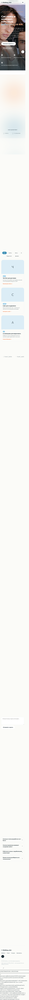
#> input picture site_iphone_test.png, 29 x 1000 px, shrunk from 446 x 15541 before the run
$ python avatar_v4.py ../site_iphone_test.png ../test_viewport.png out.png
#> lines starting #> are read from the running program, lines starting #| are printed output that depends on the picture
#!/usr/bin/env python3
"""Add crisp white text on dark pill background. Uses paste() for opacity."""

from PIL import Image, ImageDraw, ImageFont
import os, sys

def main():
    input_path = sys.argv[1]
    text = sys.argv[2] if len(sys.argv) > 2 else "DJARVIS HELPER"
    output_path = sys.argv[3] if len(sys.argv) > 3 else "avatar_v4.jpg"

    img = Image.open(input_path).convert("RGBA")
    w, h = img.size
#> w = 29; h = 1000
    cx, cy = w // 2, h // 2
#> cx = 14; cy = 500
    radius = min(cx, cy)
#> radius = 14

    # Font size responsive to circle
    font_size = int(radius * 0.17)
#> font_size = 2

    font = None
    for fp in ["/usr/share/fonts/truetype/dejavu/DejaVuSans-Bold.ttf"]:
        if os.path.exists(fp):
            font = ImageFont.truetype(fp, font_size)
            break
    if not font:
        sys.exit("No font")

    # Measure
    tmp = ImageDraw.Draw(Image.new("RGBA", (1,1)))
    bbox = tmp.textbbox((0, 0), text, font=font)
#> bbox = (0, 0, 23, 3)
    tw, th = bbox[2]-bbox[0], bbox[3]-bbox[1]
#> tw = 23; th = 3

    # Scale down if too wide
    max_w = int(radius * 1.4)
#> max_w = 19
    if tw > max_w:
        font_size = int(font_size * max_w / tw)
#> font_size = 1
        font = ImageFont.truetype(fp, font_size)
        bbox = tmp.textbbox((0, 0), text, font=font)
#> bbox = (0, -1, 12, 1)
        tw, th = bbox[2]-bbox[0], bbox[3]-bbox[1]

    print(f"Font: {font_size}px, Text: {tw}x{th}")
#| Font: 1px, Text: 12x2

    # Position inside circle bottom
    text_x = cx - tw // 2
    text_y = cy + int(radius * 0.35)
    text_bottom = text_y + th
    circle_bottom = cy + radius
    if text_bottom > circle_bottom:
        text_y = circle_bottom - th - int(th * 0.3)

    # Create pill texture: dark semi-transparent
    pad_x = int(tw * 0.12)
    pad_y = int(th * 0.6)
    pill_left = text_x - pad_x
    pill_top = text_y - pad_y
    pill_right = text_x + tw + pad_x
    pill_bottom = text_y + th + pad_y
    pill_w = pill_right - pill_left
    pill_h = pill_bottom - pill_top

    # Create pill image with fully opaque dark bg and white text
    pill_img = Image.new("RGBA", (pill_w, pill_h), (0, 0, 0, 0))
    pdraw = ImageDraw.Draw(pill_img)

    # Draw filled rounded rect with alpha 150
    pdraw.rounded_rectangle(
        [(0, 0), (pill_w-1, pill_h-1)],
        radius=int(th * 0.8),
        fill=(0, 0, 0, 150)
    )

    # Draw white text
    text_local_x = pad_x
    text_local_y = pad_y
    pdraw.text((text_local_x, text_local_y), text, fill=(255, 255, 255, 255), font=font)

    # Paste pill onto image using alpha
    img.paste(pill_img, (pill_left, pill_top), pill_img)

    img.convert("RGB").save(output_path, "JPEG", quality=97)
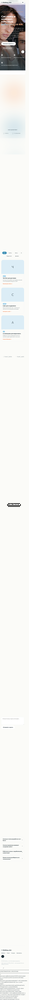
#> saved as out.png: PIL image 29x1000 RGB; mean R, G, B 239.3, 239.3, 236.9
    print(f"Saved: {output_path}")

    # Verify
    check = Image.open(output_path)
    px = check.getpixel((cx, text_y + th//2))
#> px = (104, 104, 102)
    bg = check.getpixel((cx, text_y + th + 10))
#> bg = (251, 252, 247)
    print(f"Text: {px}, BG: {bg}, contrast: {abs(sum(px)-sum(bg)):.0f}")
#| Text: (104, 104, 102), BG: (251, 252, 247), contrast: 440

if __name__ == "__main__":
    main()
